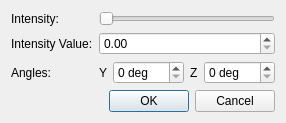
<?xml version="1.0" encoding="UTF-8"?>
<ui version="4.0">
 <class>OpacityVectorEditDialog</class>
 <widget class="QDialog" name="OpacityVectorEditDialog">
  <property name="windowTitle">
   <string>Opacity Vector</string>
  </property>
  <layout class="QVBoxLayout" name="verticalLayout">
   <item>
    <layout class="QFormLayout" name="formLayout">
     <item row="0" column="0">
      <widget class="QLabel" name="intensitySliderLabel">
       <property name="text">
        <string>Intensity:</string>
       </property>
       <property name="buddy">
        <cstring>intensitySlider</cstring>
       </property>
      </widget>
     </item>
     <item row="0" column="1">
      <widget class="QSlider" name="intensitySlider">
       <property name="maximum">
        <number>100</number>
       </property>
       <property name="orientation">
        <enum>Qt::Horizontal</enum>
       </property>
      </widget>
     </item>
     <item row="1" column="0">
      <widget class="QLabel" name="intensityValueLabel">
       <property name="text">
        <string>Intensity Value:</string>
       </property>
       <property name="buddy">
        <cstring>intensitySpin</cstring>
       </property>
      </widget>
     </item>
     <item row="1" column="1">
      <widget class="QDoubleSpinBox" name="intensitySpin">
       <property name="decimals">
        <number>2</number>
       </property>
       <property name="maximum">
        <double>10.000000000000000</double>
       </property>
      </widget>
     </item>
     <item row="2" column="0">
      <widget class="QLabel" name="anglesLabel">
       <property name="text">
        <string>Angles:</string>
       </property>
       <property name="buddy">
        <cstring>angleYSpin</cstring>
       </property>
      </widget>
     </item>
     <item row="2" column="1">
      <widget class="QWidget" name="angleRow" native="true">
       <layout class="QHBoxLayout" name="angleLayout">
        <property name="leftMargin">
         <number>0</number>
        </property>
        <property name="topMargin">
         <number>0</number>
        </property>
        <property name="rightMargin">
         <number>0</number>
        </property>
        <property name="bottomMargin">
         <number>0</number>
        </property>
        <item>
         <widget class="QLabel" name="angleYLabel">
          <property name="text">
           <string>Y</string>
          </property>
          <property name="buddy">
           <cstring>angleYSpin</cstring>
          </property>
         </widget>
        </item>
        <item>
         <widget class="QSpinBox" name="angleYSpin">
          <property name="suffix">
           <string> deg</string>
          </property>
          <property name="maximum">
           <number>179</number>
          </property>
         </widget>
        </item>
        <item>
         <widget class="QLabel" name="angleZLabel">
          <property name="text">
           <string>Z</string>
          </property>
          <property name="buddy">
           <cstring>angleZSpin</cstring>
          </property>
         </widget>
        </item>
        <item>
         <widget class="QSpinBox" name="angleZSpin">
          <property name="suffix">
           <string> deg</string>
          </property>
          <property name="maximum">
           <number>179</number>
          </property>
         </widget>
        </item>
       </layout>
      </widget>
     </item>
    </layout>
   </item>
   <item>
    <widget class="QDialogButtonBox" name="buttonBox">
     <property name="standardButtons">
      <set>QDialogButtonBox::Cancel|QDialogButtonBox::Ok</set>
     </property>
    </widget>
   </item>
  </layout>
 </widget>
 <resources/>
 <connections/>
</ui>
